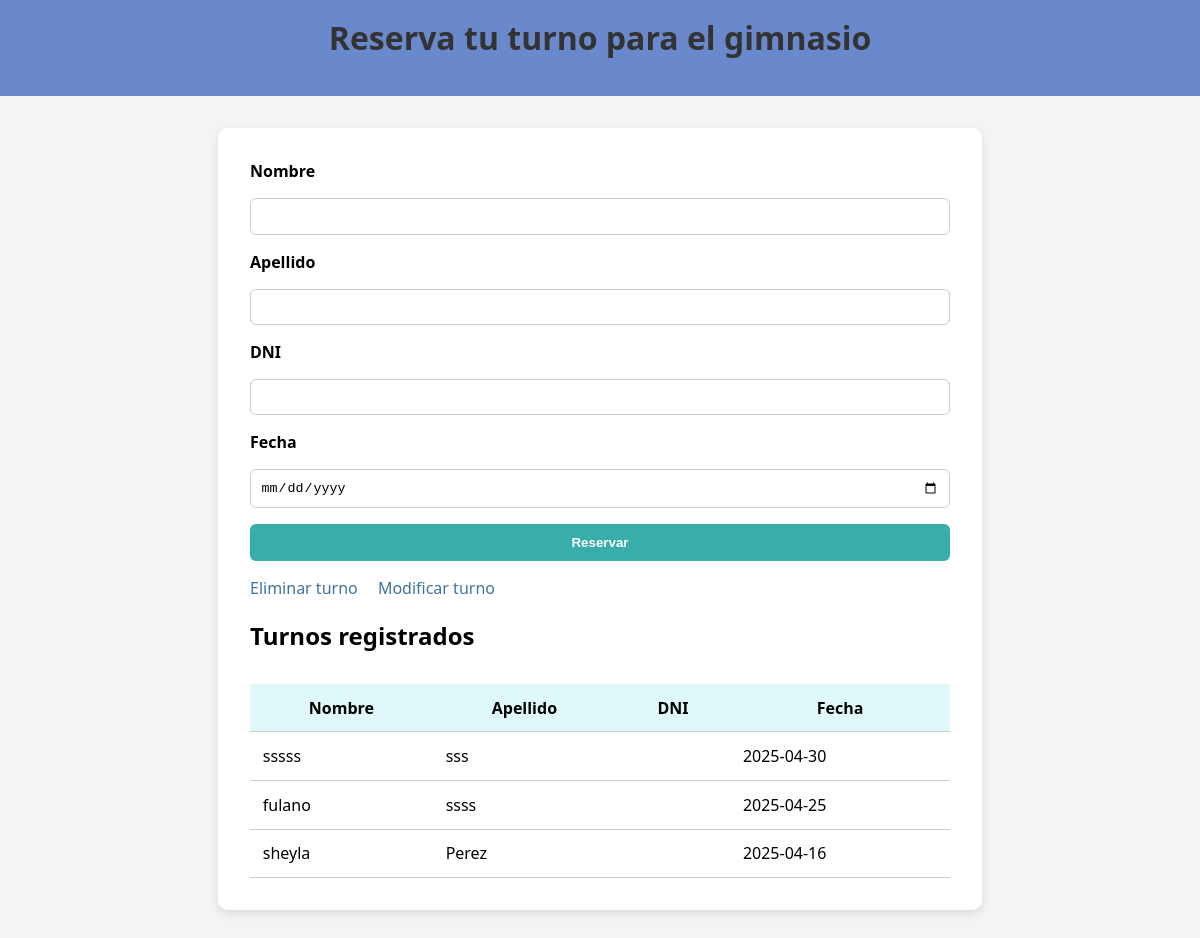
The page /inscripciones/formulario_inscrip.php on the database as committed earlier.
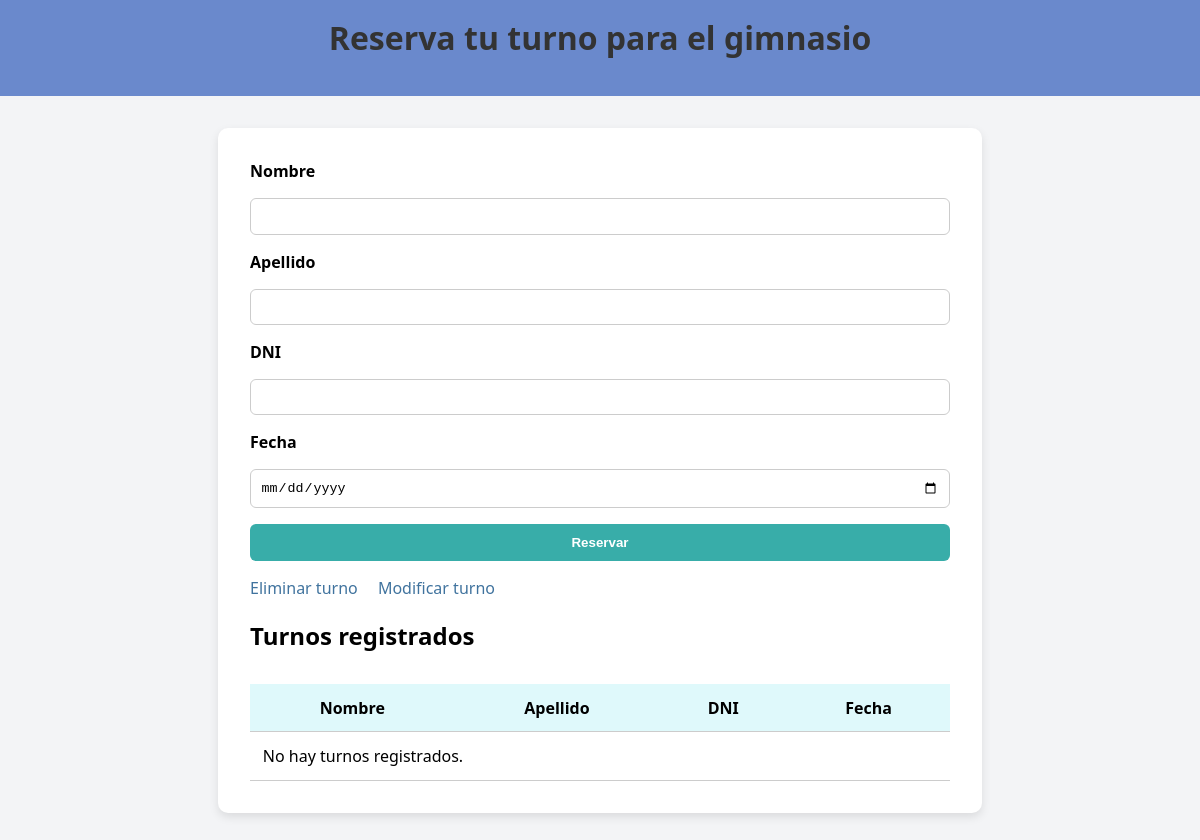
The same page on the database as committed later.
### tables this page shows
CREATE TABLE `inscripciones` (
  `id_inscrip` int(10) NOT NULL,
  `fecha` date NOT NULL,
  `dni` varchar(10) NOT NULL,
  `nombre` varchar(20) NOT NULL,
  `apellido` varchar(20) NOT NULL
);

### inscripciones/formulario_inscrip.php (the view, shortened to what this page needs)
<?php
include '../conexion.php';
$registros = mysqli_query($con, "SELECT * FROM inscripciones ORDER BY id_inscrip DESC");
?>
<!DOCTYPE html>
<html lang="es">
<head>
</head>
<body>
    <header>
        <h1>Reserva tu turno para el gimnasio</h1>
    </header>
    <main>
        <form action="" method="post">
            <label for="nombre">Nombre</label>
            <input type="text" name="nombre" required>
            <label for="apellido">Apellido</label>
            <input type="text" name="apellido" required>
            <label for="dni">DNI</label>
            <input type="number" name="dni" required>
            <label for="fecha">Fecha</label>
            <input type="date" name="fecha" id="fecha" required>
            <input type="submit" value="Reservar">
        </form>
        <div class="links">
            <a href="eliminarInscrip.php">Eliminar turno</a>
            <a href="modificarInscrip.php">Modificar turno</a>
        </div>
        <h2>Turnos registrados</h2>
        <table>
            <thead>
                <tr>
                    <th>Nombre</th>
                    <th>Apellido</th>
                    <th>DNI</th>
                    <th>Fecha</th>
                </tr>
            </thead>
            <tbody>
                <?php
                if ($registros && mysqli_num_rows($registros) > 0) {
                    while ($fila = mysqli_fetch_assoc($registros)) {
                        echo "<tr>
                            <td>{$fila['nombre']}</td>
                            <td>{$fila['apellido']}</td>
                            <td>{$fila['dni']}</td>
                            <td>{$fila['fecha']}</td>
                        </tr>";
                    }
                } else {
                    echo "<tr><td colspan='4'>No hay turnos registrados.</td></tr>";
                }
                ?>
            </tbody>
        </table>
    </main>
</body>
</html>

Rows that differ between the two databases and show on the page:
removed inscripciones: nombre "sssss", apellido "sss", fecha "2025-04-30"
removed inscripciones: nombre "fulano", apellido "ssss", fecha "2025-04-25"
removed inscripciones: nombre "sheyla", apellido "Perez", fecha "2025-04-16"
Other text that changed with them:
text now shown: "No hay turnos registrados."
